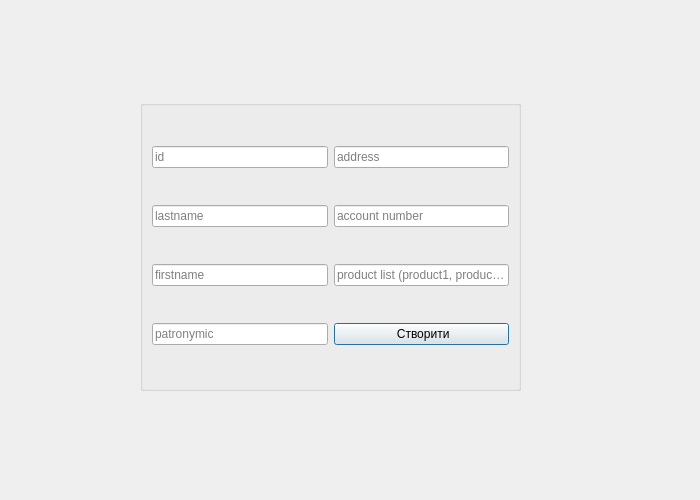
<?xml version="1.0" encoding="UTF-8"?>
<ui version="4.0">
 <class>SellerDialog</class>
 <widget class="QDialog" name="SellerDialog">
  <property name="geometry">
   <rect>
    <x>0</x>
    <y>0</y>
    <width>700</width>
    <height>500</height>
   </rect>
  </property>
  <property name="windowTitle">
   <string>Dialog</string>
  </property>
  <widget class="QGroupBox" name="groupBox">
   <property name="geometry">
    <rect>
     <x>140</x>
     <y>100</y>
     <width>381</width>
     <height>291</height>
    </rect>
   </property>
   <property name="title">
    <string/>
   </property>
   <layout class="QGridLayout" name="gridLayout">
    <item row="1" column="1">
     <widget class="QLineEdit" name="leAccountNumber">
      <property name="placeholderText">
       <string>account number</string>
      </property>
     </widget>
    </item>
    <item row="2" column="0">
     <widget class="QLineEdit" name="leFirstname">
      <property name="placeholderText">
       <string>firstname</string>
      </property>
     </widget>
    </item>
    <item row="0" column="0">
     <widget class="QLineEdit" name="leID">
      <property name="placeholderText">
       <string>id</string>
      </property>
     </widget>
    </item>
    <item row="2" column="1">
     <widget class="QLineEdit" name="leList">
      <property name="placeholderText">
       <string>product list (product1, product2)</string>
      </property>
     </widget>
    </item>
    <item row="3" column="1">
     <widget class="QPushButton" name="btnCreate">
      <property name="text">
       <string> Створити</string>
      </property>
     </widget>
    </item>
    <item row="0" column="1">
     <widget class="QLineEdit" name="leAddress">
      <property name="placeholderText">
       <string>address</string>
      </property>
     </widget>
    </item>
    <item row="3" column="0">
     <widget class="QLineEdit" name="lePatronymic">
      <property name="placeholderText">
       <string>patronymic</string>
      </property>
     </widget>
    </item>
    <item row="1" column="0">
     <widget class="QLineEdit" name="leLastname">
      <property name="placeholderText">
       <string>lastname</string>
      </property>
     </widget>
    </item>
   </layout>
  </widget>
 </widget>
 <resources/>
 <connections/>
</ui>
